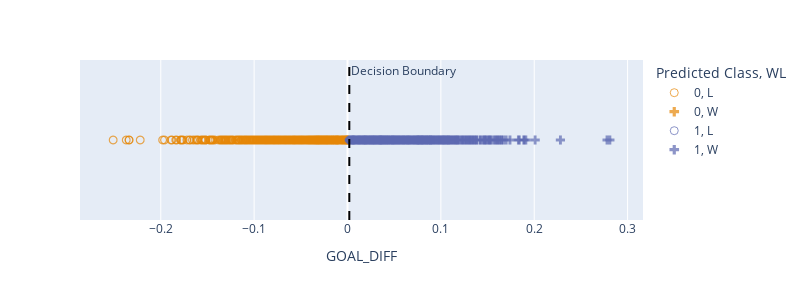

The cell this chart's notebook holds for it:
### Markdown cell above
A decision boundary describes the line that splits the data into classes based on the *features*.

For a model with one feature, the decision boundary is a *point* that separates the two classes. We visualize this using a 1D plot to plot all data points in terms of *just* the feature – we cannot define a decision boundary in terms of the predictions, so we remove that axis from our plot.

Notice that all data points to the right of our decision boundary are classified as Class 1, while all data points to the left are classified as Class 0.

### Code cell
fig = px.scatter(games, x="GOAL_DIFF", y=np.zeros(len(games)),
                 symbol="WL", symbol_sequence=[ "circle-open", "cross"], 
                 color="Predicted Class", height=300, opacity=0.7)
# fig.update_traces(marker_symbol='line-ns-open')
fig.update_traces(marker_size=8)
fig.update_layout(
    yaxis=dict(showticklabels=False, showgrid=False, zeroline=False, title=""),
)

decision_boundary =  -model.intercept_[0]/model.coef_[0][0]
fig.add_vline(x = decision_boundary, line_dash="dash", 
              line_color="black",
              annotation_text="Decision Boundary", 
              annotation_position="top right")

### Figure 1 — Plotly figure (JSON) as saved in the notebook; plotly's stock layout.template omitted (floating-point values rounded to 4 significant figures; data arrays with more than 128 entries replaced by an {"elided": "..."} marker saying what was removed)
{"data": [{"hovertemplate": "Predicted Class=0<br>WL=L<br>GOAL_DIFF=%{x}<br>y=%{y}<extra></extra>", "legendgroup": "0, L", "marker": {"color": "rgb(229, 134, 6)", "opacity": 0.7, "size": 8, "symbol": "circle-open"}, "mode": "markers", "name": "0, L", "showlegend": true, "type": "scattergl", "x": {"elided": "511 float values"}, "xaxis": "x", "y": {"elided": "511 int values"}, "yaxis": "y"}, {"hovertemplate": "Predicted Class=0<br>WL=W<br>GOAL_DIFF=%{x}<br>y=%{y}<extra></extra>", "legendgroup": "0, W", "marker": {"color": "rgb(229, 134, 6)", "opacity": 0.7, "size": 8, "symbol": "cross"}, "mode": "markers", "name": "0, W", "showlegend": true, "type": "scattergl", "x": {"elided": "139 float values"}, "xaxis": "x", "y": {"elided": "139 int values"}, "yaxis": "y"}, {"hovertemplate": "Predicted Class=1<br>WL=L<br>GOAL_DIFF=%{x}<br>y=%{y}<extra></extra>", "legendgroup": "1, L", "marker": {"color": "rgb(93, 105, 177)", "opacity": 0.7, "size": 8, "symbol": "circle-open"}, "mode": "markers", "name": "1, L", "showlegend": true, "type": "scattergl", "x": [0.053, 0.079, 0.02, 0.035, 0.076, 0.02, 0.047, 0.056, 0.007, 0.034, 0.031, 0.007, 0.043, 0.012, 0.028, 0.045, 0.079, 0.075, 0.013, 0.043, 0.026, 0.031, 0.021, 0.011, 0.016, 0.06, 0.002, 0.01, 0.006, 0.086, 0.044, 0.006, 0.111, 0.026, 0.022, 0.015, 0.013, 0.019, 0.016, 0.043, 0.014, 0.014, 0.014, 0.022, 0.012, 0.042, 0.059, 0.032, 0.004, 0.007, 0.019, 0.017, 0.073, 0.042, 0.024, 0.013, 0.005, 0.011, 0.013, 0.045, 0.084, 0.012, 0.027, 0.071, 0.009, 0.037, 0.021, 0.042, 0.031, 0.022, 0.005, 0.019, 0.01, 0.017, 0.007, 0.032, 0.032, 0.036, 0.014, 0.043, 0.062, 0.064, 0.039, 0.018, 0.021, 0.006, 0.067, 0.066, 0.065, 0.065, 0.013, 0.054, 0.017, 0.003, 0.013, 0.091, 0.04, 0.038, 0.015, 0.038, 0.056, 0.02, 0.008, 0.024, 0.024, 0.026, 0.02, 0.029, 0.003, 0.036, 0.078, 0.028, 0.023, 0.017], "xaxis": "x", "y": [0, 0, 0, 0, 0, 0, 0, 0, 0, 0, 0, 0, 0, 0, 0, 0, 0, 0, 0, 0, 0, 0, 0, 0, 0, 0, 0, 0, 0, 0, 0, 0, 0, 0, 0, 0, 0, 0, 0, 0, 0, 0, 0, 0, 0, 0, 0, 0, 0, 0, 0, 0, 0, 0, 0, 0, 0, 0, 0, 0, 0, 0, 0, 0, 0, 0, 0, 0, 0, 0, 0, 0, 0, 0, 0, 0, 0, 0, 0, 0, 0, 0, 0, 0, 0, 0, 0, 0, 0, 0, 0, 0, 0, 0, 0, 0, 0, 0, 0, 0, 0, 0, 0, 0, 0, 0, 0, 0, 0, 0, 0, 0, 0, 0], "yaxis": "y"}, {"hovertemplate": "Predicted Class=1<br>WL=W<br>GOAL_DIFF=%{x}<br>y=%{y}<extra></extra>", "legendgroup": "1, W", "marker": {"color": "rgb(93, 105, 177)", "opacity": 0.7, "size": 8, "symbol": "cross"}, "mode": "markers", "name": "1, W", "showlegend": true, "type": "scattergl", "x": {"elided": "466 float values"}, "xaxis": "x", "y": {"elided": "466 int values"}, "yaxis": "y"}], "layout": {"annotations": [{"showarrow": false, "text": "Decision Boundary", "x": 0.001942, "xanchor": "left", "xref": "x", "y": 1, "yanchor": "top", "yref": "y domain"}], "height": 300, "legend": {"title": {"text": "Predicted Class, WL"}, "tracegroupgap": 0}, "margin": {"t": 60}, "shapes": [{"line": {"color": "black", "dash": "dash"}, "type": "line", "x0": 0.001942, "x1": 0.001942, "xref": "x", "y0": 0, "y1": 1, "yref": "y domain"}], "width": 800, "xaxis": {"anchor": "y", "autorange": true, "domain": [0, 1], "range": [-0.2866, 0.3166], "title": {"text": "GOAL_DIFF"}, "type": "linear"}, "yaxis": {"anchor": "x", "autorange": true, "domain": [0, 1], "range": [-1, 1], "showgrid": false, "showticklabels": false, "title": {"text": ""}, "type": "linear", "zeroline": false}}}
